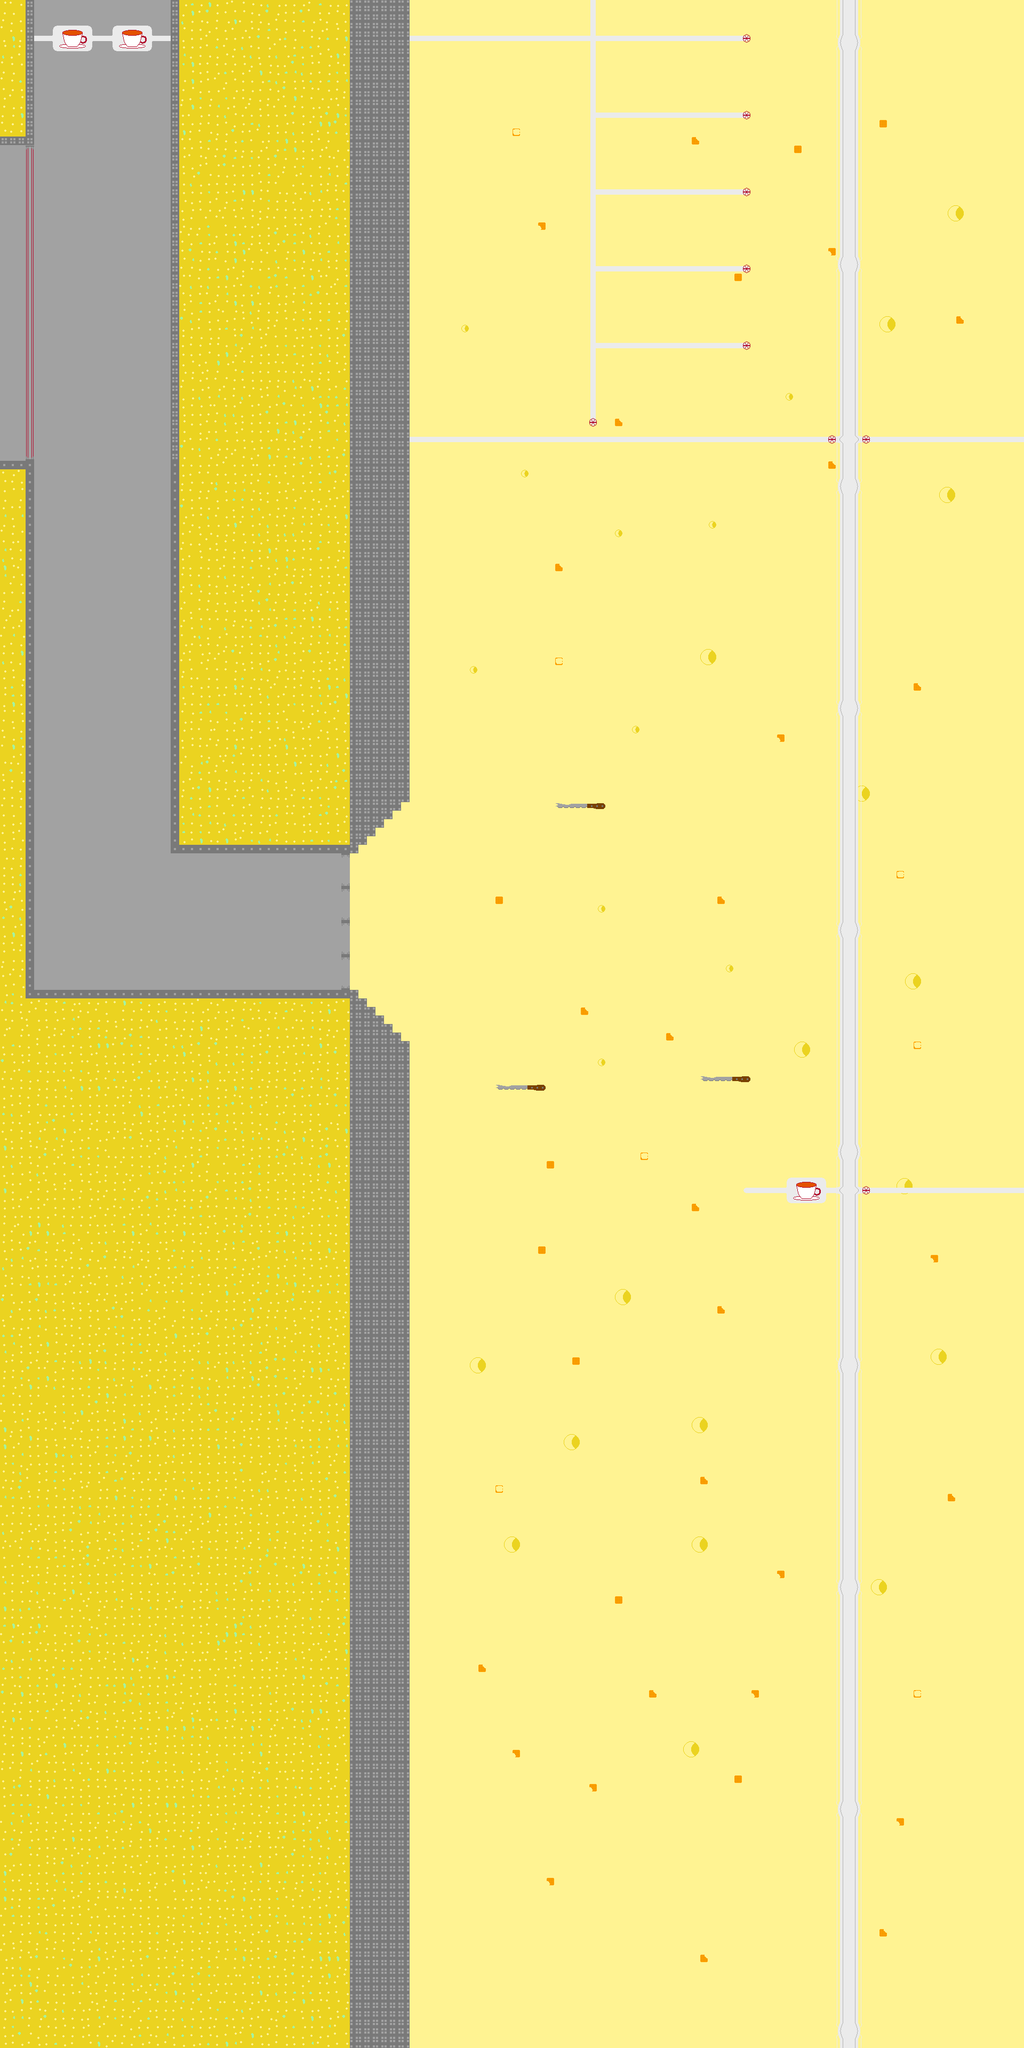

This is a level from a 2D game, rendered from its Tiled map with the project's own tilesets. A one-line summary and the map file follow, with tile-layer data summarised:
An orthogonal 120x240 tile map with 16x16 px tiles, 4 tile layers (Floor, Cookies, Walls, Valves).

<map version="1.4" tiledversion="1.4.0" orientation="orthogonal" renderorder="right-down" width="120" height="240" tilewidth="16" tileheight="16" infinite="0" nextlayerid="5" nextobjectid="1">
 <tileset firstgid="1" source="../TileSets/3x.tsx" />
 <layer id="1" name="Floor" width="120" height="240">
  <data>[28800 cells, 28800 non-empty, 2 distinct tile ids]</data>
 </layer>
 <layer id="3" name="Cookies" width="120" height="240">
  <data>[28800 cells, 141 non-empty, 15 distinct tile ids]</data>
 </layer>
 <layer id="2" name="Walls" width="120" height="240">
  <data>[28800 cells, 10097 non-empty, 90 distinct tile ids]</data>
 </layer>
 <layer id="4" name="Valves" width="120" height="240">
  <data>[28800 cells, 9 non-empty, 1 distinct tile ids]</data>
 </layer>
</map>
